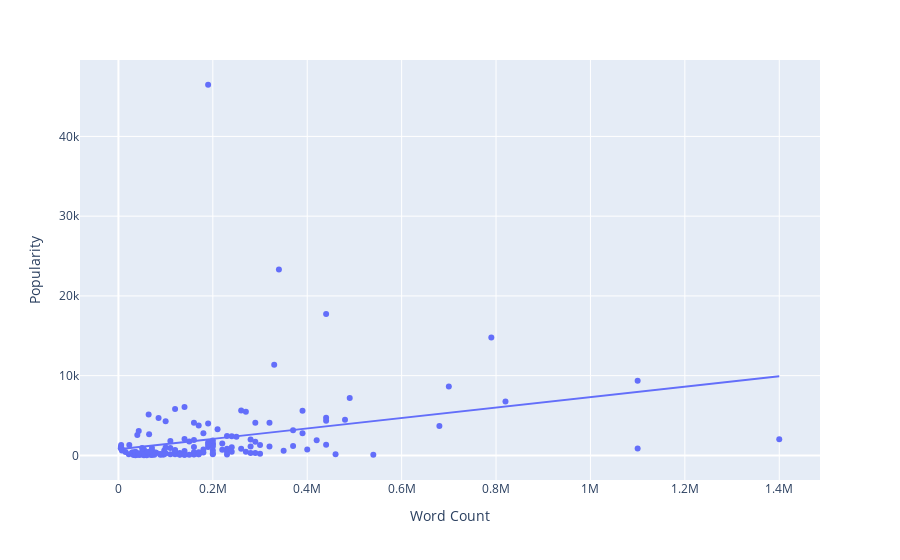

Notebook source saved alongside this figure:
### Code cell
px.scatter(data_clean, x='Word Count', y='Popularity', hover_data=['HG Story Title'], trendline='ols')

### Figure 1 — Plotly figure (JSON) as saved in the notebook; plotly's stock layout.template omitted (floating-point values rounded to 4 significant figures; data arrays with more than 128 entries replaced by an {"elided": "..."} marker saying what was removed)
{"data": [{"customdata": {"elided": "158x1 str values"}, "hovertemplate": "Word Count=%{x}<br>Popularity=%{y}<br>HG Story Title=%{customdata[0]}<extra></extra>", "legendgroup": "", "marker": {"color": "#636efa", "symbol": "circle"}, "mode": "markers", "name": "", "orientation": "v", "showlegend": false, "type": "scatter", "x": {"elided": "158 int values"}, "xaxis": "x", "y": {"elided": "158 int values"}, "yaxis": "y"}, {"hovertemplate": "<b>OLS trendline</b><br>Popularity = 0.00654739 * Word Count + 762.482<br>R<sup>2</sup>=0.082536<br><br>Word Count=%{x}<br>Popularity=%{y} <b>(trend)</b><extra></extra>", "legendgroup": "", "marker": {"color": "#636efa", "symbol": "circle"}, "mode": "lines", "name": "", "showlegend": false, "type": "scatter", "x": {"elided": "158 int values"}, "xaxis": "x", "y": {"elided": "158 float values"}, "yaxis": "y"}], "layout": {"autosize": true, "legend": {"tracegroupgap": 0}, "margin": {"t": 60}, "xaxis": {"anchor": "y", "autorange": true, "domain": [0, 1], "range": [-79580.0, 1484000.0], "title": {"text": "Word Count"}, "type": "linear"}, "yaxis": {"anchor": "x", "autorange": true, "domain": [0, 1], "range": [-3276.0, 49770.0], "title": {"text": "Popularity"}, "type": "linear"}}}
